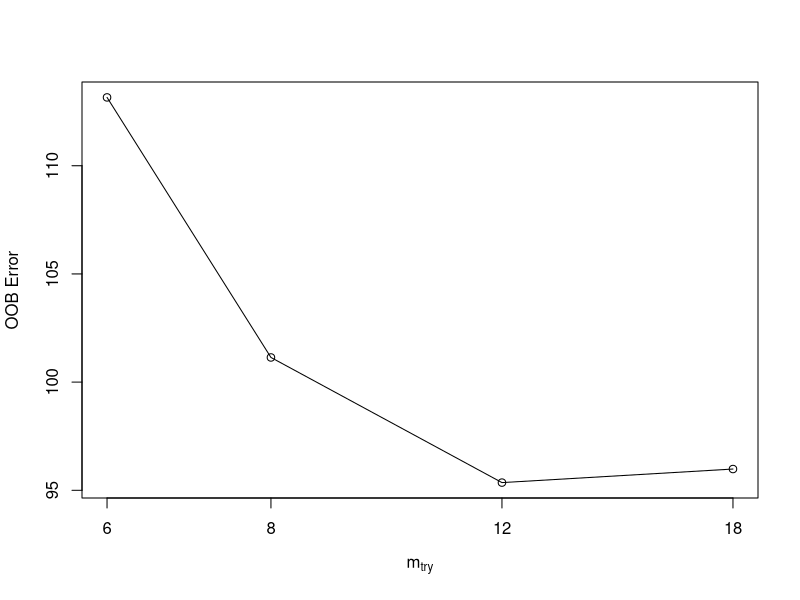
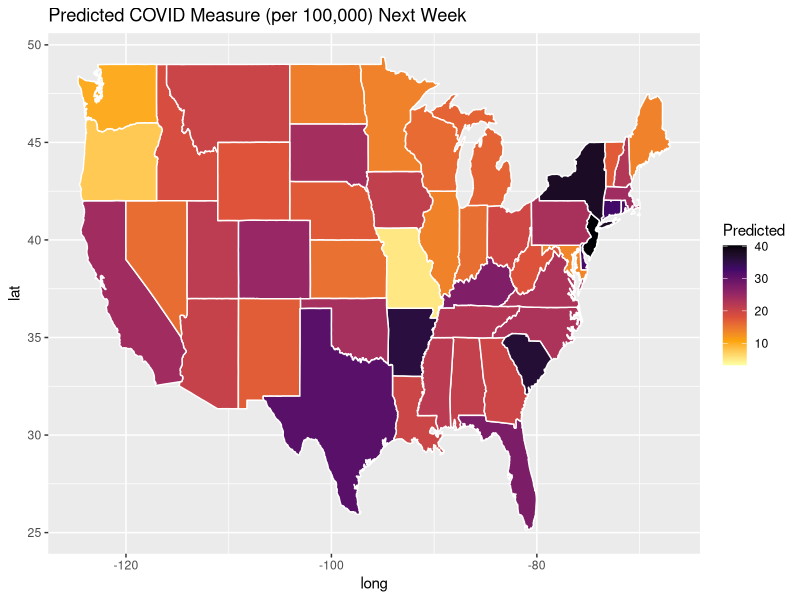
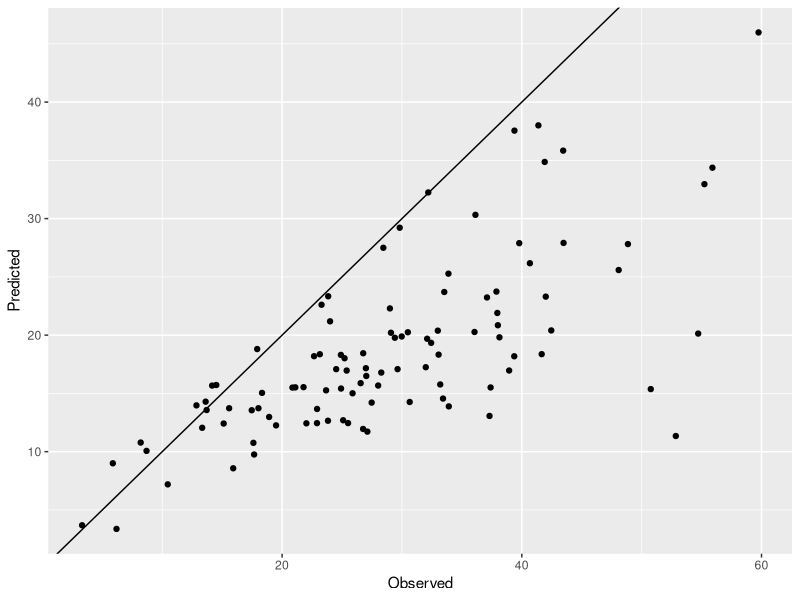
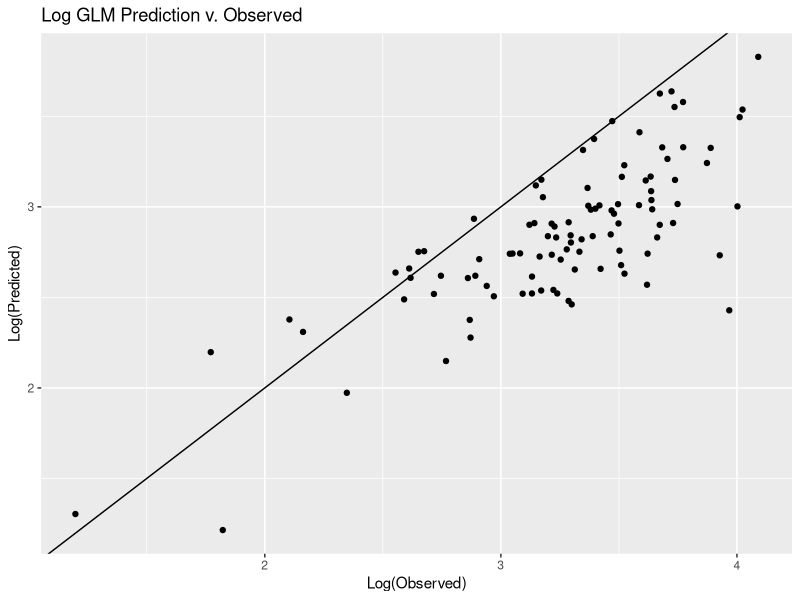
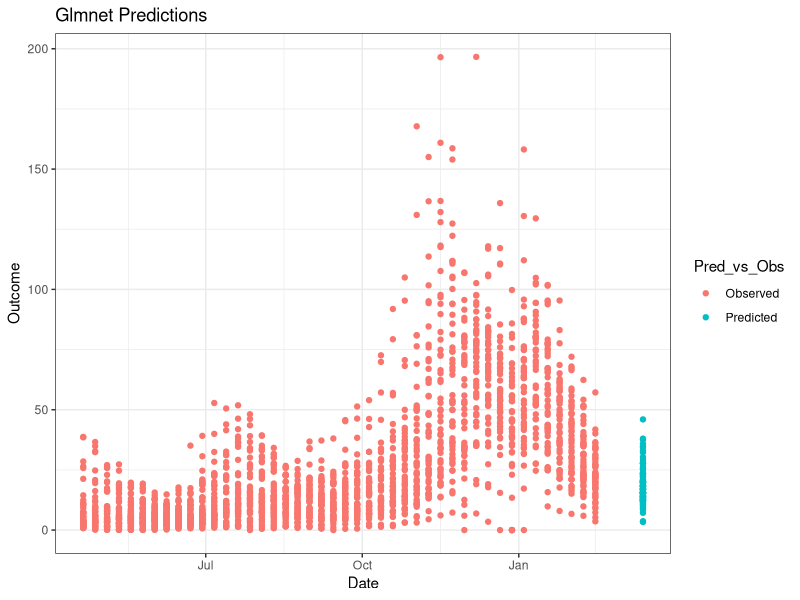
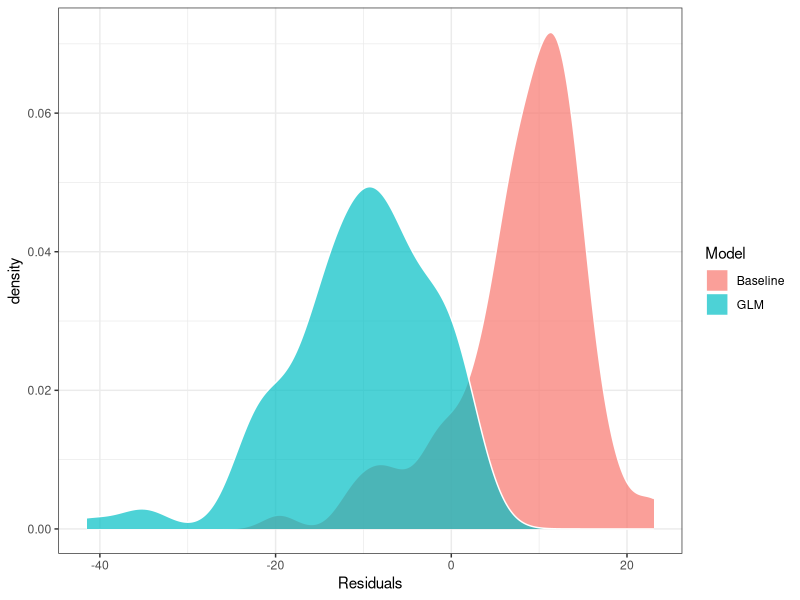

Generate these figures, in order, with R:
## ---- chunk 1
loadlibs = function(libs) {
  for(lib in libs) {
    class(lib)
    if(!do.call(require,as.list(lib))) {install.packages(lib)}
    do.call(require,as.list(lib))
  }
}
libs = c("tidyverse","data.table","stargazer", "knitr", "shiny",
         "tidymodels", "lubridate", "rpart.plot", "caret", "e1071",
         "readxl", "fuzzyjoin", "mgcv", "randomForest", "glmnet")
loadlibs(libs)
## ---- chunk 2
setwd("~/GitHub/Covid-19-Closure-Impact")

#df<-read.csv('Covid_Pred.csv')

df<- read.csv('shiny_merged_dataset_example.csv')
  names(df) <-tolower(names(df))
  
colnames(df)[which(names(df) == "covid_measure")] <- "y"
  
  drops<-c( "x") #droping 
df <-df[, -which(names(df) %in% drops)]
  
 df<- df%>%
  mutate_at(c('date'), ~ as.Date(., "%Y-%m-%d")) %>% 
  mutate(two_week_forecast_date = date + 14)%>% 
  mutate_if(is.character, as.factor)

  
  # Get latest date 
latest_date = max(df$date)
#Two week outcome 
twoWeek_df = df %>% 
  select(date, state, y) %>% 
  rename(two_week_outcome = y,
         two_week_forecast_date = date) 
#Merge with original to create a working df
working_df = df %>% 
  left_join(twoWeek_df,
            by = c("state" = "state",
                   "two_week_forecast_date" = "two_week_forecast_date")) %>% 
  mutate(year = as.factor(year(two_week_forecast_date)),
         week = as.factor(week(two_week_forecast_date)))



working_df[is.na(working_df)] <-0

#y = covid_measure
colnames(working_df)[which(names(working_df) == "y")] <- "two_week_backcast"
colnames(working_df)[which(names(working_df) == "two_week_outcome")] <- "y"

#names(df)[names(df) == "Outcome.Variable"] <- "original_y" #creating consitency 
#names(df)[names(df) == "Other"] <- "Other_Race"  #"Other is not meaningful in output

## ---- chunk 3
##Train/Test split 
#n<-lm_feats%>% count() 
#n<-as.numeric(n/2)
#data2 = lm_feats[sample(1:nrow(lm_feats)),]  # permute rows


#Create train set
train_df = function(df) {
  #Call addForecastCols function to create the outcome variable
  #create variable for latest date for which two week covid measure is avaiable
  latest_date = max(df$date)
  #Create a training set - reserving the last two weeks with obvserved 
  #two_week__outcome are reserved as a test set. 
  train = df[df$two_week_forecast_date <= (latest_date - 14), ]
  return(train)
}

  latest_date = max(df$date)
  #Create a training set - reserving the last two weeks with obvserved 
  #two_week__outcome are reserved as a test set. 
  train = df[df$two_week_forecast_date <= (latest_date - 14), ]

#Create test set
test_df = function(df) {
  #create variable for latest date for which two week covid measure is avaiable
  latest_date = max(df$date)
  #Create a test set - using the last two weeks for which two_week_outcom is observed. 
  test = df[(df$two_week_forecast_date <= latest_date) &
                      (df$two_week_forecast_date > (latest_date - 14)), ]
  return(test)
}


#Create prediction set - for all states
pred_df = function(df) {
  #Call addForecastCols function to create the outcome variable
  #create variable for latest date for which two week covid measure is avaiable
  latest_date = max(df$date)
  #Create a prediction set - using the  two weeks for which two_week_outcom is not observed. 
  pred = df[df$two_week_forecast_date > latest_date +7, ]
  return(pred)
}




## ---- chunk 4
#glm_feats$date<-working_df$date   
#glm_feats<- glm_feats%>% mutate_at(c('date'), ~ as.Date(., "%Y-%m-%d"))
#glm_feats$glm_feats$two_week_forecast_date <- working_df$

#forecast_col<-addForecastCols(glm_feats)
datatrain<-train_df(working_df)
datatest<-test_df(working_df)
datapreds<- pred_df(working_df)

#drops<-c("year","week","two_week_forecast_date")

#datatest$two_week_forecast_date
#datatrain <-datatrain[, -which(names(datatrain) %in% drops)]
#datatest <- datatest[, -which(names(datatest) %in% drops)]
#datapreds <- datapreds[, -which(names(datapreds) %in% drops)]
#datacleaning for randomforest 
## ---- chunk 5

drops<-c( "year", "week", "two_week_forecast_date") #droping 
working_df <-working_df[, -which(names(working_df) %in% drops)]
##Moving Ouctome Variable to front of dataset for ease of splitting
col_idx <- grep("^y$", names(working_df))
working_df<- working_df[, c(col_idx, (1:ncol(working_df))[-col_idx])]



## ---- chunk 6

end<-ncol(working_df)
x <- working_df[,2:end]
y <- working_df[,1]

#Removing Y from the tuning paratmers 

## ---- chunk 7

# Algorithm Tune (tuneRF)
set.seed(10)
bestmtry <- as.data.frame (tuneRF(x, y, stepFactor=1.5, improve=1e-5, ntree=500))
print(bestmtry)


bestmtry_var<- bestmtry[which(bestmtry$OOBError == min(bestmtry$OOBError)),1]



## ---- chunk 8

r.forest <- function(working_df){
 
  rf <- randomForest(y ~ ., mtry= bestmtry_var, 
  data=working_df)

  #varImpPlot(rf,sort=TRUE, n.var=min(10, nrow(rf$importance)),
          # type=NULL, class=NULL, scale=TRUE, 
         #  main=deparse(substitute(rf))) 
  
  features <- as.data.frame(rf$importance)
  features <-as.data.frame(setNames(cbind(rownames(features), features, row.names= NULL), c("Feature", "NodPurity"))) 
  top<- top_n(features, 10, features$NodPurity)
  top_f<-as.vector(top$Feature)

  return(top_f)
}
 

rf.tops <-function(sample_df, top_f){
  new<-sample_df%>%
  select(all_of(c(top_f)))
  
  new$y<-sample_df$y

  return(new)

}

#glment select levels of sparcity....  

## ---- chunk 9

tops <-r.forest(working_df)


 # varImpPlot(rf,sort=TRUE, n.var=min(10, nrow(rf$importance)),
  #         type=NULL, class=NULL, scale=TRUE, 
   #        main=deparse(substitute(rf))) 
  
## ---- chunk 10
datatrain_rf<-rf.tops(datatrain, tops)
datatest_rf<-rf.tops(datatest,tops)
datapreds_rf<- rf.tops(datapreds,tops)

## ---- chunk 11

#setwd("~/GitHub/Covid-19-Closure-Impact/Data")
geo_join<- function(df){
geo<- read.csv('us-zip-code-latitude-and-longitude.csv', header= FALSE, stringsAsFactors = FALSE)

geo<- as.data.frame(geo)

geo<-geo%>% separate(V1, into=c("Zip", "City", "State", "Latitude","Longitude","Timezone","Daylight_savings", "geopoint"), sep=";" )

geo<- geo[-1,]

geo$Latitude<-as.numeric(geo$Latitude)
geo$Longitude<-as.numeric(geo$Longitude)

names(geo) <-tolower(names(geo))
  
state_latLong <- geo%>%
  group_by(state)%>%
  summarise(latitude = mean(latitude, na.rm = TRUE),
            longitude = mean(longitude, na.rm = TRUE))
  return(left_join(df, state_latLong, by='state'))
}
## ---- chunk 12
# this step should be moved to data cleaning, ask if their data is by state or county, county can be a direct match to the original dataset 
datatrain_lm<- geo_join(datatrain_rf)
datatest_lm<- geo_join(datatest_rf)
datapreds_lm<-geo_join(datapreds_rf)
#id<-rownames(features)
#features<-cbind(id=id, features)

## ---- chunk 13

cleaning_lm<- function(df){
df1<-df[, -which(names(df) %in% c("state"))]#%>% 
  #select(-1) #removing 'id'

col_idx <- grep("^y$", names(df1))
df1 <- df1[, c(col_idx, (1:ncol(df1))[-col_idx])]

#dropping date, cannot create a poly w/ cbind() after polys created
date_hold<- as.data.frame(df1$date)
colnames(date_hold)<-"date"
#two_week_forecast_date<-as.data.frame(features1$two_week_forecast_date)
drops<-c("date") #droping 
df1<-df1[, -which(names(df1) %in% drops)]

   feats<- function(xf, column_numbers) {

    xf %>% 
     mutate_at(vars(column_numbers), funs(sqr = (.)^2))%>%
     mutate_at(vars(column_numbers), funs(cube =(.)^3))
     }
 
end<-ncol(df1)

#, two_week_forecast_date
return(cbind(feats(df1, 2:end), date_hold)) #do not include y or "id" in poly calcs
}
#one<- as.character(top[1,1])

#typeof(features1$two_week_prior)

## ---- chunk 14
datatrain_poly<- cleaning_lm(datatrain_lm)
datatest_poly<- cleaning_lm(datatest_lm)
datapreds_poly<-cleaning_lm(datapreds_lm)

## ---- chunk 15

datatrain_glmnet<- datatrain_poly %>%
mutate(across(where(is.factor), ~ fct_lump_lowfreq(.))) %>%
model.matrix(object= ~ .-1, . , contrasts.arg =
                                                 lapply(data.frame(.[,sapply(data.frame(.), is.factor)]),
                                                        contrasts, contrasts = FALSE))

datatest_glmnet<- datatest_poly %>%
mutate(across(where(is.factor), ~ fct_lump_lowfreq(.))) %>%
model.matrix(object= ~ .-1, . , contrasts.arg =
                                                                lapply(data.frame(.[,sapply(data.frame(.), is.factor)]),
                                                        contrasts, contrasts = FALSE))

datapreds_glmnet<- datapreds_poly%>%
mutate(across(where(is.factor), ~ fct_lump_lowfreq(.))) %>%
model.matrix(object= ~ .-1, . , contrasts.arg =
                                                                lapply(data.frame(.[,sapply(data.frame(.), is.factor)]),
                                                        contrasts, contrasts = FALSE))



train_glm<- glmnet(
  x = datatrain_glmnet[,-1],
  y = datatrain_glmnet[,1], relax = FALSE, nfolds= 3)

#plot(train_glm)

lamMin<- min(train_glm[["lambda"]])

test<-predict(train_glm, newx= datatest_glmnet[,-1], newy=datatest_glmnet[,1], s = lamMin , interval="confidence")

preds<- predict(train_glm, newx= datapreds_glmnet[,-1], newy=datapreds_glmnet[,1], s = lamMin , interval="confidence")
## ---- chunk 16

test<- as.data.frame(test) 
glm_test<- as.data.frame(datatest_glmnet)
preds_act<- cbind(test, glm_test$y)
RMSE_glm<- sqrt(mean(preds_act[,2]-preds_act[,1])^2)

preds_act$Observed<- preds_act[,1]
preds_act$Predicted<- preds_act[,2]
preds_act$two_week_forecast_date <- datapreds$two_week_forecast_date

final_preds<- cbind(preds, datapreds_lm)
final_preds$Predicted<- final_preds[,1]

## ---- chunk 17

  final_preds = final_preds%>%
    mutate(state = tolower(setNames(state.name, state.abb)[state]))
  #create map data 

 #create map data 
  map = map_data("state") %>% 
    full_join(final_preds, by = c("region" = "state"))
  #plot
  map_plot = ggplot(map, aes(long, lat, group = group)) +
    geom_polygon(aes(fill = Predicted), color = "white")+
    scale_fill_viridis_c(option = "B", direction=-1)+
    ggtitle("Predicted COVID Measure (per 100,000) Next Week")

map_plot

## ---- chunk 18
obs_vs_pred_plot = ggplot(preds_act, aes(x = Observed, y = Predicted)) +
  geom_point() +
  geom_abline()

obs_vs_pred_plot


 obs_vs_pred = preds_act %>% 
    mutate(Observed = log(Observed),
           Predicted = log(Predicted))
  
  obs_vs_pred_plot = ggplot(obs_vs_pred, aes(x = Observed, y = Predicted),
                            color = 'white') +
    geom_point() +
    geom_abline() +
    #geom_line(aes(y = log(baselineRMSE(test)), color = "#F8766D")) +
    xlab("Log(Observed)") +
    ylab("Log(Predicted)") +
    ggtitle("Log GLM Prediction v. Observed")
    #scale_colour_manual(name = FALSE, values =c('#00BFC4'='#00BFC4','#F8766D'='#F8766D'),
                        #labels = c('45-degree','Baseline')) +
    theme_bw()

  
  obs_vs_pred_plot


## ---- chunk 19


  #Plot Predictions
  outcome_all = datatrain %>% 
    select(two_week_forecast_date, y) %>%
    rename(Date = two_week_forecast_date,
           Outcome = y) %>% 
    mutate (Pred_vs_Obs = "Observed") %>% 
    rbind(tibble(Date = preds_act$two_week_forecast_date,
                 Outcome = preds_act$Predicted,
                 Pred_vs_Obs = "Predicted"))
 

 outcome_plot_all = ggplot(outcome_all, aes(x = Date, y = Outcome))+
    geom_point(aes(color = Pred_vs_Obs)) +
    theme_bw()+
   ggtitle("Glmnet Predictions")
  
   outcome_plot_all
## ---- chunk 20

reds<- as.data.frame(preds_act$Predicted-preds_act$Observed)

    GLMResids = preds_act %>% 
      mutate(Model = "GLM") %>% 
      mutate(Residuals = Predicted - Observed) %>% 
      select(Residuals, Model)
    #df for baseline residuals

    BLResids = tibble(Residuals = mean(datatest_poly$two_week_backcast) - datatest_poly$y,
                      Model = "Baseline")
    #Combine dfs for the plot
    resids = GLMResids %>% 
      bind_rows(BLResids)
    #Plot
    resids_plot = ggplot(resids, aes(x = Residuals, fill = Model)) +
      geom_density( color = 'white', alpha = 0.7) +
      theme_bw()
 resids_plot

 
# write.csv(reds, "GLM_Rediduals.csv")
